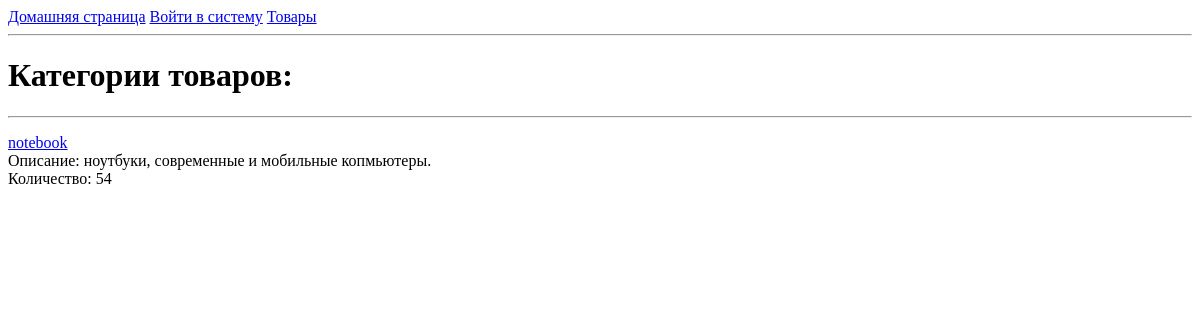
Page /category on the earlier database version.
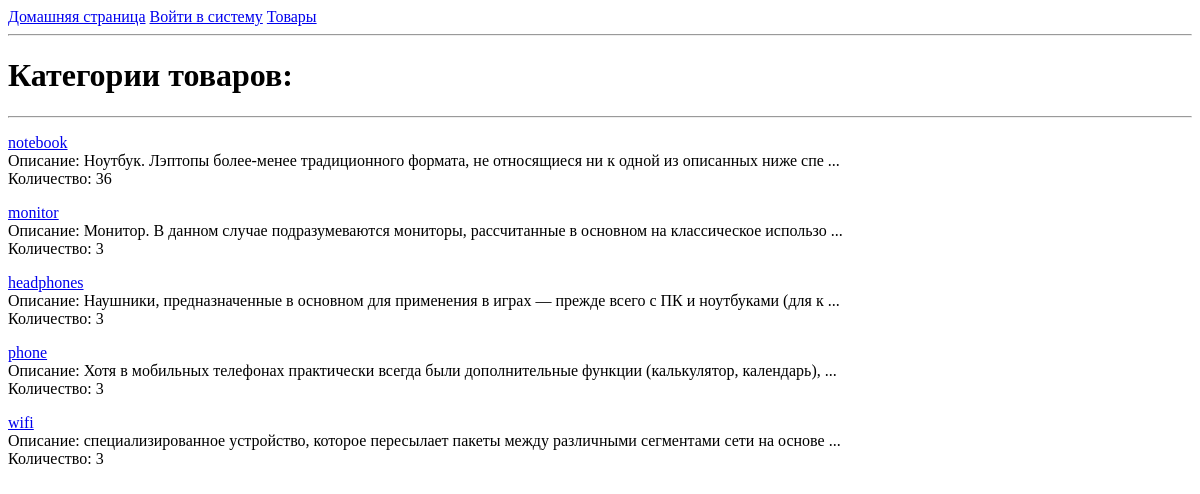
Same page on the later database version.
### app/models.py (models this page shows, shortened)
class Category(db.Model):
    id = db.Column(db.Integer, primary_key=True)
    name = db.Column(db.String(30), nullable=False, unique=True)
    description = db.Column(db.String(500), nullable=True)
    items = db.relationship('Item', backref='cat', lazy='dynamic')
    def get_count_item(self):
        return db.session.query(db.func.sum(Item.quantities)).filter_by(category=self.name).scalar()

### app/routes.py (the view)
@app.route('/category')
def category():
    cats = Category.query.all()
    return render_template('category.html', cats=cats)

### app/templates/category.html
{% extends "base.html" %}
{% block content %}
    <h1>Категории товаров:</h1>
    <hr>
    <p>
    {% for category in cats %}
    <a href="/category/{{category.name}}"> {{category.name}} </a><br>
    Описание: {{ category.description[:99] }}
    {% if category.description|length > 99 %}
    ...
    {%  endif %}<br>
    Количество: {{ category.get_count_item()}}<br>
    </p>
    {% endfor %}
{% endblock %}

### app/templates/base.html (shortened to what this page needs)
<html>
    <head>
    </head>
    <body>
        <div>
            <a href="{{ url_for('index') }}">Домашняя страница</a>
            {% if current_user.is_anonymous %}
            <a href="{{ url_for('login') }}">Войти в систему</a>
            {% else %}
            <a href="{{ url_for('logout') }}">Выйти из системы</a>
            <a href="{{ url_for('category') }}">Категории</a>
            <a href="{{ url_for('items') }}">Управление товарами</a>
            <a href="{{ url_for('items') }}">Управление категориями</a>
            {% endif %}
            <a href="{{ url_for('items') }}">Товары</a>
        </div>
        <hr>
        {% block content %}{% endblock %}
    </body>
</html>

Differences in the rows shown:
changed Category "notebook": description "ноутбуки, современные и мобильные копмьютеры." → "Ноутбук. Лэптопы более-менее традиционного формата, не относящиеся ни к одной из описанных ниже спе"; get_count_item "54" → "36"; now shows "..."
added Category: name "monitor", description "Монитор. В данном случае подразумеваются мониторы, рассчитанные в основном на классическое использо", get_count_item "3"
added Category: name "headphones", description "Наушники, предназначенные в основном для применения в играх — прежде всего с ПК и ноутбуками (для к", get_count_item "3"
added Category: name "phone", description "Хотя в мобильных телефонах практически всегда были дополнительные функции (калькулятор, календарь),", get_count_item "3"
added Category: name "wifi", description "специализированное устройство, которое пересылает пакеты между различными сегментами сети на основе", get_count_item "3"
